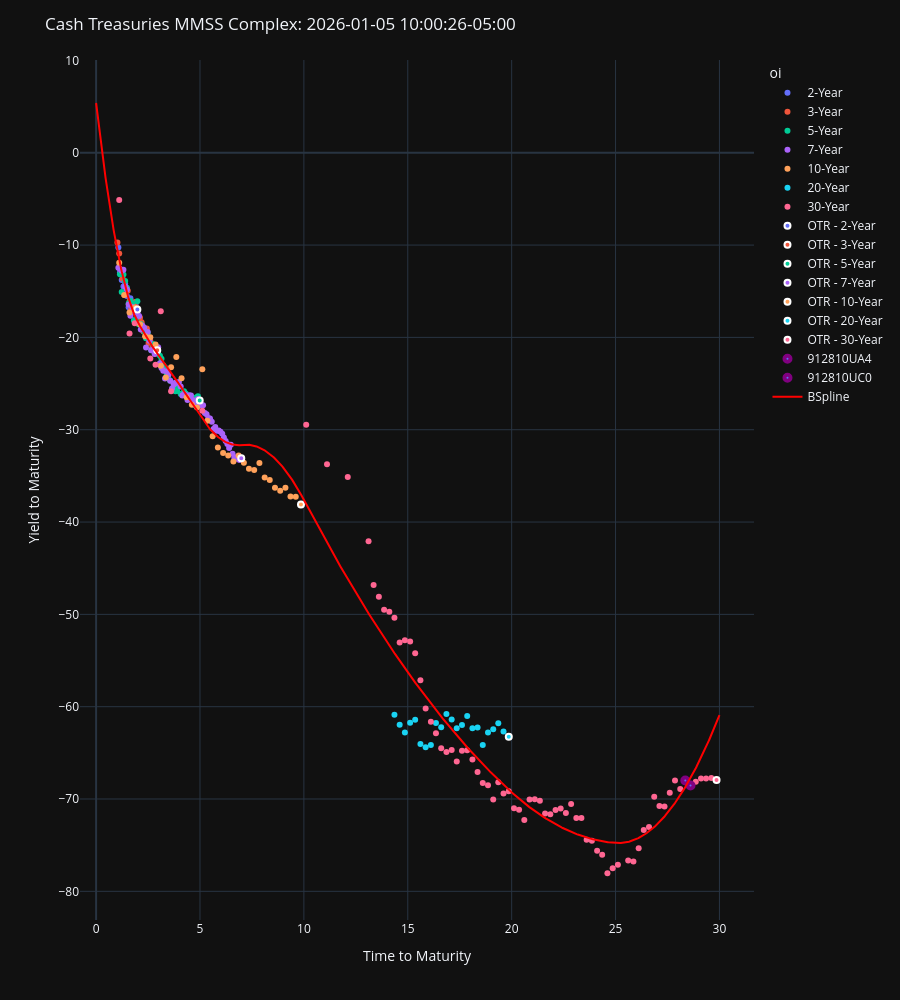

Source (notebook cell):
### Code cell
# plot_usts(
#     curve_set_df=new_market_df,
#     ttm_col="ttm",
#     ytm_col="ytm",
#     label_col="oi",
#     cusip_col="cusip",
#     hover_data=new_ref_df.columns.to_list(),
#     cusips_hightlighter=[
#         ("912810UA4", "purple"),
#         ("912810UC0", "purple"),
#     ],
#     splines=[
#         (new_ytm_loess, "LOESS Spline"),
# 		(new_ytm_bspline, "BSpline", "red")
# 	],
#     title=f"Cash Treasuries Complex: {next(iter(new_cusip_pricers.items()))[1].meta()["timestamp"]}",
# )

plot_usts(
    # curve_set_df=mmss_df[
    #     mmss_df["rank"].isin([0, 1, 2])
    # ],
    curve_set_df=new_mmss_df,
    ttm_col="ttm",
    ytm_col="mmss",
    label_col="oi",
    cusip_col="cusip",
    hover_data=new_ref_df.columns.to_list(),
    cusips_hightlighter=[
        ("912810UA4", "purple"),
        ("912810UC0", "purple"),
    ],
    splines=[
        # (mmss_mdur_spline, "LOESS Spline", "red"),
        (new_mmss_bspline, "BSpline", "red")
    ],
    title=f"Cash Treasuries MMSS Complex: {next(iter(new_cusip_pricers.items()))[1].meta()["timestamp"]}",
    # enable_hover_filters=True,
    # numeric_bins=4,
)
display(new_mmss_df[new_mmss_df["rank"] == 0][["oi", "ust_label", "ttm", "mmss"]])


# fig, cmap = plot_usts_comparison(
#     curve_set_df=old_market_df,
#     ttm_col="ttm",
#     ytm_col="ytm",
#     label_col="oi",
#     cusip_col="cusip",
#     hover_data=old_ref_df.columns.to_list(),
#     splines=[(old_ytm_bspline, "BSpline", "lightcoral")],
#     # title=f"Cash Treasuries Complex: {older} vs {newer}",
#     opacity=0.50,
#     name_suffix=str(compare),
#     show=False,
#     return_color_map=True,
# )
# fig = plot_usts_comparison(
#     curve_set_df=new_market_df,
#     ttm_col="ttm",
#     ytm_col="ytm",
#     label_col="oi",
#     cusip_col="cusip",
#     hover_data=new_ref_df.columns.to_list(),
#     splines=[(new_ytm_bspline, "BSpline", "red")],
#     title=f"Cash Treasuries Complex: {compare} vs {as_of}",
#     fig=fig,
#     opacity=1.0,
#     name_suffix=str(as_of),
#     color_discrete_map=cmap,
#     show=True,
# )

# fig, cmap = plot_usts_comparison(
#     curve_set_df=old_mmss_df,
#     ttm_col="ttm",
#     # ttm_col="mdur",
#     ytm_col="mmss",
#     label_col="oi",
#     cusip_col="cusip",
#     hover_data=old_ref_df.columns.to_list(),
#     splines=[
#         (old_mmss_bspline, "BSpline", "red")
#         # (old_mmss_loess, "LOESS", "red")
#         # (old_mmss_mdur_spline, "BSpline", "lightcoral")
#     ],
#     opacity=0.5,
#     name_suffix=str(compare),
#     show=False,
#     return_color_map=True,
# )
# fig = plot_usts_comparison(
#     curve_set_df=new_mmss_df,
#     ttm_col="ttm",
#     # ttm_col="mdur",
#     ytm_col="mmss",
#     label_col="oi",
#     cusip_col="cusip",
#     hover_data=new_ref_df.columns.to_list(),
#     splines=[
#         (new_mmss_bspline, "BSpline", "red")
#         # (new_mmss_loess, "LOESS", "red")
#         # (new_mmss_mdur_spline, "BSpline", "red")
#     ],
#     title=f"Cash Treasuries MMSS Complex: {compare} vs {as_of} | {new_cusip_pricers[new_ref_df[(new_ref_df["rank"] == 0) & (new_ref_df["oi"] == "10-Year")]["cusip"].iloc[-1]].meta()["timestamp"]}",
#     fig=fig,
#     opacity=1.0,
#     name_suffix=str(as_of),
#     color_discrete_map=cmap,
#     show=True,
#     cusips_hightlighter=[
#         (_alias_to_cusip("0827-5", ref_table=new_ref_df), "pink"),
#         # (_alias_to_cusip("0243-30", ref_table=new_ref_df), "pink"),
#         # (_alias_to_cusip("1142-20", ref_table=new_ref_df), "pink"),
#     ]
# )


# mmss_query = "rank == 0"
# # mmss_query = "oi == '10-Year'"
# # mmss_query = "ttm >= 7 and ttm < 10"
# on = "oi"
# # on = "cusip"
# (
#     new_mmss_df.query(mmss_query)[["oi", "cusip", "ust_label", "mmss", "ttm"]]
#     .merge(
#         old_mmss_df.query(mmss_query)[["oi", "cusip", "ust_label", "mmss", "ttm"]],
#         on=on,
#         suffixes=("_new", "_old"),
#         how="inner",
#     )
#     .assign(chg_mmss_bps=lambda d: d["mmss_new"] - d["mmss_old"])
#     .sort_values(by="ttm_new")
#     .loc[:, [on, "ust_label_new", "ttm_new", "mmss_new", "chg_mmss_bps"]]
# )

### Figure 1 — Plotly figure (JSON) as saved in the notebook; plotly's stock layout.template omitted (floating-point values rounded to 4 significant figures; data arrays with more than 128 entries replaced by an {"elided": "..."} marker saying what was removed)
{"data": [{"customdata": [["T 4 1/8 Jan 27", "91282CMH1", 11, "2-Year", "2025-01-27", "2025-01-31", "2027-01-31", 4.125, 1.018], ["T 3 3/4 Jun 27", "91282CNL1", 6, "2-Year", "2025-06-24", "2025-06-30", "2027-06-30", 3.75, 1.429], ["T 3 7/8 Jul 27", "91282CNP2", 5, "2-Year", "2025-07-28", "2025-07-31", "2027-07-31", 3.875, 1.484], ["T 3 5/8 Aug 27", "91282CNV9", 4, "2-Year", "2025-08-26", "2025-09-02", "2027-08-31", 3.625, 1.562], ["T 3 1/2 Sep 27", "91282CPB1", 3, "2-Year", "2025-09-23", "2025-09-30", "2027-09-30", 3.5, 1.65], ["T 3 1/2 Oct 27", "91282CPE5", 2, "2-Year", "2025-10-27", "2025-10-31", "2027-10-31", 3.5, 1.734], ["T 3 3/8 Nov 27", "91282CPL9", 1, "2-Year", "2025-11-24", "2025-12-01", "2027-11-30", 3.375, 1.813], ["T 3 3/4 Apr 27", "91282CMY4", 8, "2-Year", "2025-04-22", "2025-04-30", "2027-04-30", 3.75, 1.264], ["T 3 7/8 May 27", "91282CNE7", 7, "2-Year", "2025-05-27", "2025-06-02", "2027-05-31", 3.875, 1.341], ["T 3 7/8 Mar 27", "91282CMV0", 9, "2-Year", "2025-03-25", "2025-03-31", "2027-03-31", 3.875, 1.182], ["T 4 1/8 Feb 27", "91282CMP3", 10, "2-Year", "2025-02-24", "2025-02-28", "2027-02-28", 4.125, 1.093]], "hovertemplate": "plot_group=2-Year<br>ttm=%{x}<br>mmss=%{y}<br>ust_label=%{customdata[0]}<br>cusip=%{customdata[1]}<br>rank=%{customdata[2]}<br>oi=%{customdata[3]}<br>auction_date=%{customdata[4]}<br>issue_date=%{customdata[5]}<br>maturity_date=%{customdata[6]}<br>cpn=%{customdata[7]}<br>mdur=%{customdata[8]}<extra></extra>", "legendgroup": "2-Year", "marker": {"color": "#636efa", "symbol": "circle"}, "mode": "markers", "name": "2-Year", "orientation": "v", "showlegend": true, "type": "scatter", "x": [1.071, 1.482, 1.567, 1.652, 1.734, 1.819, 1.901, 1.315, 1.4, 1.233, 1.148], "xaxis": "x", "y": [-10.25, -15.51, -16.74, -15.76, -17.09, -17.08, -16.32, -14.48, -14.2, -13.79, -12.96], "yaxis": "y"}, {"customdata": {"elided": "23x9 mixed values"}, "hovertemplate": "plot_group=3-Year<br>ttm=%{x}<br>mmss=%{y}<br>ust_label=%{customdata[0]}<br>cusip=%{customdata[1]}<br>rank=%{customdata[2]}<br>oi=%{customdata[3]}<br>auction_date=%{customdata[4]}<br>issue_date=%{customdata[5]}<br>maturity_date=%{customdata[6]}<br>cpn=%{customdata[7]}<br>mdur=%{customdata[8]}<extra></extra>", "legendgroup": "3-Year", "marker": {"color": "#EF553B", "symbol": "circle"}, "mode": "markers", "name": "3-Year", "orientation": "v", "showlegend": true, "type": "scatter", "x": [1.693, 1.608, 1.86, 1.775, 2.276, 2.358, 2.112, 2.191, 1.942, 2.609, 2.443, 2.525, 2.027, 2.776, 2.694, 1.112, 1.441, 1.523, 1.027, 2.861, 1.356, 1.274, 1.189], "xaxis": "x", "y": [-16.92, -16.09, -16.17, -16.35, -19.36, -19.18, -17.87, -18.37, -16.73, -20.4, -19.04, -20.61, -18.52, -21.05, -21.13, -10.92, -14.64, -14.94, -9.708, -21.78, -15.41, -13.62, -13.03], "yaxis": "y"}, {"customdata": {"elided": "45x9 mixed values"}, "hovertemplate": "plot_group=5-Year<br>ttm=%{x}<br>mmss=%{y}<br>ust_label=%{customdata[0]}<br>cusip=%{customdata[1]}<br>rank=%{customdata[2]}<br>oi=%{customdata[3]}<br>auction_date=%{customdata[4]}<br>issue_date=%{customdata[5]}<br>maturity_date=%{customdata[6]}<br>cpn=%{customdata[7]}<br>mdur=%{customdata[8]}<extra></extra>", "legendgroup": "5-Year", "marker": {"color": "#00cc96", "symbol": "circle"}, "mode": "markers", "name": "5-Year", "orientation": "v", "showlegend": true, "type": "scatter", "x": [2.484, 2.071, 1.986, 1.901, 2.986, 2.568, 2.402, 2.317, 2.235, 3.901, 3.482, 3.734, 3.148, 3.233, 3.315, 3.4, 3.567, 3.652, 2.902, 2.82, 2.15, 3.986, 4.233, 4.071, 3.819, 1.819, 1.734, 1.652, 4.901, 4.652, 4.819, 4.734, 4.4, 4.482, 4.567, 4.315, 3.071, 2.653, 2.735, 1.567, 1.148, 1.315, 1.233, 1.482, 1.4], "xaxis": "x", "y": [-19.51, -18.59, -16.07, -18.02, -21.46, -20.06, -20.1, -19.36, -19.02, -25.8, -24.45, -25.59, -22.32, -23.0, -23.26, -23.9, -24.69, -25.73, -21.14, -21.61, -18.54, -25.33, -25.84, -26.12, -25.82, -18.18, -16.29, -16.06, -26.37, -26.97, -26.52, -27.3, -26.49, -26.66, -26.69, -26.07, -21.99, -21.4, -20.73, -16.34, -13.16, -13.18, -15.09, -14.61, -13.9], "yaxis": "y"}, {"customdata": {"elided": "71x9 mixed values"}, "hovertemplate": "plot_group=7-Year<br>ttm=%{x}<br>mmss=%{y}<br>ust_label=%{customdata[0]}<br>cusip=%{customdata[1]}<br>rank=%{customdata[2]}<br>oi=%{customdata[3]}<br>auction_date=%{customdata[4]}<br>issue_date=%{customdata[5]}<br>maturity_date=%{customdata[6]}<br>cpn=%{customdata[7]}<br>mdur=%{customdata[8]}<extra></extra>", "legendgroup": "7-Year", "marker": {"color": "#ab63fa", "symbol": "circle"}, "mode": "markers", "name": "7-Year", "orientation": "v", "showlegend": true, "type": "scatter", "x": [4.071, 3.567, 3.315, 3.901, 3.734, 2.568, 2.15, 2.071, 2.235, 1.986, 2.402, 3.233, 3.819, 4.233, 4.148, 3.986, 3.148, 2.82, 3.4, 3.482, 3.652, 4.901, 4.986, 5.071, 5.148, 5.567, 2.317, 2.484, 2.653, 1.901, 1.819, 1.652, 1.734, 1.071, 1.567, 1.4, 3.071, 2.986, 2.902, 2.735, 6.653, 6.735, 6.82, 6.902, 1.482, 6.235, 6.317, 1.233, 1.148, 1.315, 6.402, 5.482, 5.4, 5.233, 5.315, 5.734, 5.819, 6.15, 6.071, 5.901, 5.986, 6.484, 6.568, 4.734, 4.567, 4.819, 4.652, 4.4, 4.315, 5.652, 4.482], "xaxis": "x", "y": [-25.32, -24.69, -24.46, -24.9, -25.09, -20.36, -19.14, -17.69, -18.72, -17.37, -21.1, -23.6, -24.92, -26.14, -26.3, -24.83, -23.32, -21.81, -23.7, -24.05, -25.53, -26.67, -26.83, -27.35, -27.36, -29.13, -18.96, -19.41, -21.4, -17.32, -16.88, -17.66, -16.69, -12.45, -16.44, -14.5, -22.79, -21.06, -21.14, -21.33, -33.03, -32.99, -33.17, -33.27, -14.81, -31.22, -31.54, -12.79, -12.56, -12.68, -31.99, -28.79, -28.72, -28.19, -28.32, -29.7, -30.11, -30.84, -30.45, -30.08, -30.21, -31.62, -32.6, -27.2, -26.29, -27.42, -26.77, -26.79, -26.27, -29.92, -26.26], "yaxis": "y"}, {"customdata": {"elided": "35x9 mixed values"}, "hovertemplate": "plot_group=10-Year<br>ttm=%{x}<br>mmss=%{y}<br>ust_label=%{customdata[0]}<br>cusip=%{customdata[1]}<br>rank=%{customdata[2]}<br>oi=%{customdata[3]}<br>auction_date=%{customdata[4]}<br>issue_date=%{customdata[5]}<br>maturity_date=%{customdata[6]}<br>cpn=%{customdata[7]}<br>mdur=%{customdata[8]}<extra></extra>", "legendgroup": "10-Year", "marker": {"color": "#FFA15A", "symbol": "circle"}, "mode": "markers", "name": "10-Year", "orientation": "v", "showlegend": true, "type": "scatter", "x": [9.608, 1.608, 1.86, 2.112, 2.358, 2.609, 4.112, 3.86, 3.356, 3.608, 3.112, 7.356, 7.112, 6.861, 8.608, 8.356, 8.112, 7.86, 9.112, 8.86, 9.356, 2.861, 7.608, 5.608, 5.356, 4.356, 4.608, 4.86, 5.112, 1.112, 6.609, 6.358, 6.112, 5.86, 1.356], "xaxis": "x", "y": [-37.26, -17.29, -16.77, -18.57, -19.88, -20.0, -24.42, -22.12, -24.35, -23.23, -23.08, -34.22, -33.57, -32.8, -36.27, -35.45, -35.19, -33.61, -36.29, -36.62, -37.24, -20.78, -34.37, -30.72, -29.02, -26.49, -27.29, -27.59, -23.44, -11.92, -33.45, -32.8, -32.52, -31.93, -15.41], "yaxis": "y"}, {"customdata": {"elided": "22x9 mixed values"}, "hovertemplate": "plot_group=20-Year<br>ttm=%{x}<br>mmss=%{y}<br>ust_label=%{customdata[0]}<br>cusip=%{customdata[1]}<br>rank=%{customdata[2]}<br>oi=%{customdata[3]}<br>auction_date=%{customdata[4]}<br>issue_date=%{customdata[5]}<br>maturity_date=%{customdata[6]}<br>cpn=%{customdata[7]}<br>mdur=%{customdata[8]}<extra></extra>", "legendgroup": "20-Year", "marker": {"color": "#19d3f3", "symbol": "circle"}, "mode": "markers", "name": "20-Year", "orientation": "v", "showlegend": true, "type": "scatter", "x": [14.36, 14.86, 14.61, 15.11, 18.61, 17.86, 18.11, 18.36, 15.61, 15.36, 18.86, 15.86, 16.11, 16.36, 16.61, 16.86, 19.61, 19.11, 19.36, 17.36, 17.11, 17.61], "xaxis": "x", "y": [-60.86, -62.79, -61.95, -61.74, -64.15, -61.01, -62.33, -62.26, -64.03, -61.42, -62.8, -64.4, -64.14, -61.78, -62.21, -60.8, -62.69, -62.44, -61.79, -62.33, -61.39, -61.98], "yaxis": "y"}, {"customdata": {"elided": "78x9 mixed values"}, "hovertemplate": "plot_group=30-Year<br>ttm=%{x}<br>mmss=%{y}<br>ust_label=%{customdata[0]}<br>cusip=%{customdata[1]}<br>rank=%{customdata[2]}<br>oi=%{customdata[3]}<br>auction_date=%{customdata[4]}<br>issue_date=%{customdata[5]}<br>maturity_date=%{customdata[6]}<br>cpn=%{customdata[7]}<br>mdur=%{customdata[8]}<extra></extra>", "legendgroup": "30-Year", "marker": {"color": "#FF6692", "symbol": "circle"}, "mode": "markers", "name": "30-Year", "orientation": "v", "showlegend": true, "type": "scatter", "x": [26.11, 27.86, 26.36, 26.61, 28.86, 29.61, 29.36, 29.11, 13.61, 13.86, 14.11, 14.36, 14.61, 2.609, 1.86, 14.86, 3.112, 3.608, 5.112, 2.861, 1.112, 11.11, 13.36, 13.11, 15.61, 15.86, 16.11, 16.61, 16.36, 12.11, 16.86, 10.11, 18.86, 27.61, 27.36, 27.11, 26.86, 28.61, 28.36, 28.11, 17.61, 17.86, 18.11, 18.36, 18.61, 15.36, 15.11, 21.86, 21.36, 21.61, 21.11, 20.86, 20.36, 20.61, 17.11, 17.36, 19.86, 20.11, 19.36, 19.61, 19.11, 25.86, 25.61, 25.36, 25.11, 24.86, 24.61, 24.36, 24.11, 23.86, 23.61, 23.36, 23.11, 22.86, 22.61, 22.36, 22.11, 1.608], "xaxis": "x", "y": [-75.32, -68.0, -73.35, -73.03, -68.13, -67.72, -67.77, -67.77, -48.08, -49.5, -49.71, -50.36, -53.05, -22.3, -18.47, -52.79, -17.18, -25.83, -27.94, -22.98, -5.118, -33.75, -46.81, -42.08, -57.13, -60.2, -61.64, -64.51, -62.88, -35.13, -64.9, -29.46, -68.5, -69.33, -70.82, -70.76, -69.77, -68.54, -68.0, -68.92, -64.78, -64.71, -65.73, -67.06, -68.25, -54.22, -52.94, -71.65, -70.17, -71.58, -70.02, -70.06, -71.17, -72.28, -64.69, -65.93, -69.16, -71.01, -68.19, -69.39, -70.04, -76.76, -76.66, NaN, -77.12, -77.5, -78.04, -76.04, -75.59, -74.52, -74.41, -72.06, -72.07, -70.55, -71.5, -71.02, -71.19, -19.59], "yaxis": "y"}, {"customdata": [["T 3 3/8 Dec 27", "91282CPS4", 0, "OTR - 2-Year", "2025-12-22", "2025-12-31", "2027-12-31", 3.375, 1.901]], "hovertemplate": "oi=%{customdata[3]}<br>ttm=%{x}<br>mmss=%{y}<br>ust_label=%{customdata[0]}<br>cusip=%{customdata[1]}<br>rank=%{customdata[2]}<br>auction_date=%{customdata[4]}<br>issue_date=%{customdata[5]}<br>maturity_date=%{customdata[6]}<br>cpn=%{customdata[7]}<br>mdur=%{customdata[8]}<extra></extra>", "legendgroup": "OTR - 2-Year", "marker": {"color": "#636efa", "line": {"color": "white", "width": 2}, "symbol": "circle"}, "mode": "markers", "name": "OTR - 2-Year", "orientation": "v", "showlegend": true, "type": "scatter", "x": [1.986], "xaxis": "x", "y": [-16.97], "yaxis": "y"}, {"customdata": [["T 3 1/2 Dec 28", "91282CPP0", 0, "OTR - 3-Year", "2025-12-08", "2025-12-15", "2028-12-15", 3.5, 2.765]], "hovertemplate": "oi=%{customdata[3]}<br>ttm=%{x}<br>mmss=%{y}<br>ust_label=%{customdata[0]}<br>cusip=%{customdata[1]}<br>rank=%{customdata[2]}<br>auction_date=%{customdata[4]}<br>issue_date=%{customdata[5]}<br>maturity_date=%{customdata[6]}<br>cpn=%{customdata[7]}<br>mdur=%{customdata[8]}<extra></extra>", "legendgroup": "OTR - 3-Year", "marker": {"color": "#EF553B", "line": {"color": "white", "width": 2}, "symbol": "circle"}, "mode": "markers", "name": "OTR - 3-Year", "orientation": "v", "showlegend": true, "type": "scatter", "x": [2.943], "xaxis": "x", "y": [-21.4], "yaxis": "y"}, {"customdata": [["T 3 5/8 Dec 30", "91282CPR6", 0, "OTR - 5-Year", "2025-12-23", "2025-12-31", "2030-12-31", 3.625, 4.516]], "hovertemplate": "oi=%{customdata[3]}<br>ttm=%{x}<br>mmss=%{y}<br>ust_label=%{customdata[0]}<br>cusip=%{customdata[1]}<br>rank=%{customdata[2]}<br>auction_date=%{customdata[4]}<br>issue_date=%{customdata[5]}<br>maturity_date=%{customdata[6]}<br>cpn=%{customdata[7]}<br>mdur=%{customdata[8]}<extra></extra>", "legendgroup": "OTR - 5-Year", "marker": {"color": "#00cc96", "line": {"color": "white", "width": 2}, "symbol": "circle"}, "mode": "markers", "name": "OTR - 5-Year", "orientation": "v", "showlegend": true, "type": "scatter", "x": [4.986], "xaxis": "x", "y": [-26.83], "yaxis": "y"}, {"customdata": [["T 3 7/8 Dec 32", "91282CPQ8", 0, "OTR - 7-Year", "2025-12-24", "2025-12-31", "2032-12-31", 3.875, 6.06]], "hovertemplate": "oi=%{customdata[3]}<br>ttm=%{x}<br>mmss=%{y}<br>ust_label=%{customdata[0]}<br>cusip=%{customdata[1]}<br>rank=%{customdata[2]}<br>auction_date=%{customdata[4]}<br>issue_date=%{customdata[5]}<br>maturity_date=%{customdata[6]}<br>cpn=%{customdata[7]}<br>mdur=%{customdata[8]}<extra></extra>", "legendgroup": "OTR - 7-Year", "marker": {"color": "#ab63fa", "line": {"color": "white", "width": 2}, "symbol": "circle"}, "mode": "markers", "name": "OTR - 7-Year", "orientation": "v", "showlegend": true, "type": "scatter", "x": [6.986], "xaxis": "x", "y": [-33.09], "yaxis": "y"}, {"customdata": [["T 4 Nov 35", "91282CPJ4", 0, "OTR - 10-Year", "2025-11-12", "2025-11-17", "2035-11-15", 4, 8.018]], "hovertemplate": "oi=%{customdata[3]}<br>ttm=%{x}<br>mmss=%{y}<br>ust_label=%{customdata[0]}<br>cusip=%{customdata[1]}<br>rank=%{customdata[2]}<br>auction_date=%{customdata[4]}<br>issue_date=%{customdata[5]}<br>maturity_date=%{customdata[6]}<br>cpn=%{customdata[7]}<br>mdur=%{customdata[8]}<extra></extra>", "legendgroup": "OTR - 10-Year", "marker": {"color": "#FFA15A", "line": {"color": "white", "width": 2}, "symbol": "circle"}, "mode": "markers", "name": "OTR - 10-Year", "orientation": "v", "showlegend": true, "type": "scatter", "x": [9.86], "xaxis": "x", "y": [-38.1], "yaxis": "y"}, {"customdata": [["T 4 5/8 Nov 45", "912810UQ9", 0, "OTR - 20-Year", "2025-11-19", "2025-12-01", "2045-11-15", 4.625, 12.74]], "hovertemplate": "oi=%{customdata[3]}<br>ttm=%{x}<br>mmss=%{y}<br>ust_label=%{customdata[0]}<br>cusip=%{customdata[1]}<br>rank=%{customdata[2]}<br>auction_date=%{customdata[4]}<br>issue_date=%{customdata[5]}<br>maturity_date=%{customdata[6]}<br>cpn=%{customdata[7]}<br>mdur=%{customdata[8]}<extra></extra>", "legendgroup": "OTR - 20-Year", "marker": {"color": "#19d3f3", "line": {"color": "white", "width": 2}, "symbol": "circle"}, "mode": "markers", "name": "OTR - 20-Year", "orientation": "v", "showlegend": true, "type": "scatter", "x": [19.86], "xaxis": "x", "y": [-63.26], "yaxis": "y"}, {"customdata": [["T 4 5/8 Nov 55", "912810UP1", 0, "OTR - 30-Year", "2025-11-13", "2025-11-17", "2055-11-15", 4.625, 15.72]], "hovertemplate": "oi=%{customdata[3]}<br>ttm=%{x}<br>mmss=%{y}<br>ust_label=%{customdata[0]}<br>cusip=%{customdata[1]}<br>rank=%{customdata[2]}<br>auction_date=%{customdata[4]}<br>issue_date=%{customdata[5]}<br>maturity_date=%{customdata[6]}<br>cpn=%{customdata[7]}<br>mdur=%{customdata[8]}<extra></extra>", "legendgroup": "OTR - 30-Year", "marker": {"color": "#FF6692", "line": {"color": "white", "width": 2}, "symbol": "circle"}, "mode": "markers", "name": "OTR - 30-Year", "orientation": "v", "showlegend": true, "type": "scatter", "x": [29.86], "xaxis": "x", "y": [-67.93], "yaxis": "y"}, {"customdata": [["T 4 5/8 May 54", "912810UA4", 6, "30-Year", "2024-05-09", "2024-05-15", "2054-05-15", 4.625, 15.35]], "hovertemplate": "cusip=%{customdata[1]}<br>ttm=%{x}<br>mmss=%{y}<br>ust_label=%{customdata[0]}<br>rank=%{customdata[2]}<br>oi=%{customdata[3]}<br>auction_date=%{customdata[4]}<br>issue_date=%{customdata[5]}<br>maturity_date=%{customdata[6]}<br>cpn=%{customdata[7]}<br>mdur=%{customdata[8]}<extra></extra>", "legendgroup": "912810UA4", "marker": {"color": "#636efa", "line": {"color": "purple", "width": 4}, "symbol": "circle"}, "mode": "markers", "name": "912810UA4", "orientation": "v", "showlegend": true, "type": "scatter", "x": [28.36], "xaxis": "x", "y": [-68.0], "yaxis": "y"}, {"customdata": [["T 4 1/4 Aug 54", "912810UC0", 5, "30-Year", "2024-08-08", "2024-08-15", "2054-08-15", 4.25, 15.51]], "hovertemplate": "cusip=%{customdata[1]}<br>ttm=%{x}<br>mmss=%{y}<br>ust_label=%{customdata[0]}<br>rank=%{customdata[2]}<br>oi=%{customdata[3]}<br>auction_date=%{customdata[4]}<br>issue_date=%{customdata[5]}<br>maturity_date=%{customdata[6]}<br>cpn=%{customdata[7]}<br>mdur=%{customdata[8]}<extra></extra>", "legendgroup": "912810UC0", "marker": {"color": "#636efa", "line": {"color": "purple", "width": 4}, "symbol": "circle"}, "mode": "markers", "name": "912810UC0", "orientation": "v", "showlegend": true, "type": "scatter", "x": [28.61], "xaxis": "x", "y": [-68.54], "yaxis": "y"}, {"marker": {"color": "red"}, "mode": "lines", "name": "BSpline", "type": "scatter", "x": {"elided": "1000 float values"}, "y": {"elided": "1000 float values"}}], "layout": {"coloraxis": {"showscale": false}, "height": 1000, "legend": {"title": {"text": "oi"}, "tracegroupgap": 0}, "margin": {"t": 60}, "newshape": {"line": {"color": "red"}}, "showlegend": true, "title": {"text": "Cash Treasuries MMSS Complex: 2026-01-05 10:00:26-05:00"}, "xaxis": {"anchor": "y", "domain": [0, 1], "showspikes": true, "spikecolor": "white", "spikemode": "across", "spikesnap": "cursor", "title": {"text": "Time to Maturity"}}, "yaxis": {"anchor": "x", "domain": [0, 1], "showspikes": true, "spikecolor": "white", "spikesnap": "cursor", "spikethickness": 0.5, "title": {"text": "Yield to Maturity"}}}}
